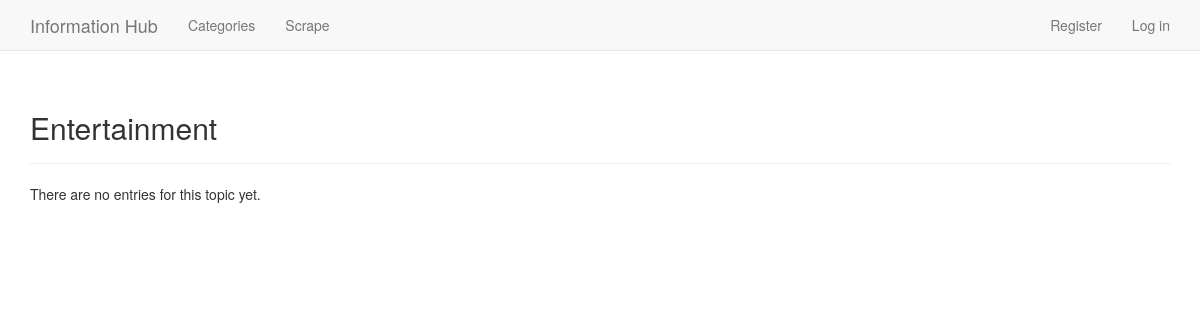
Page /categories/3/ on the earlier database version.
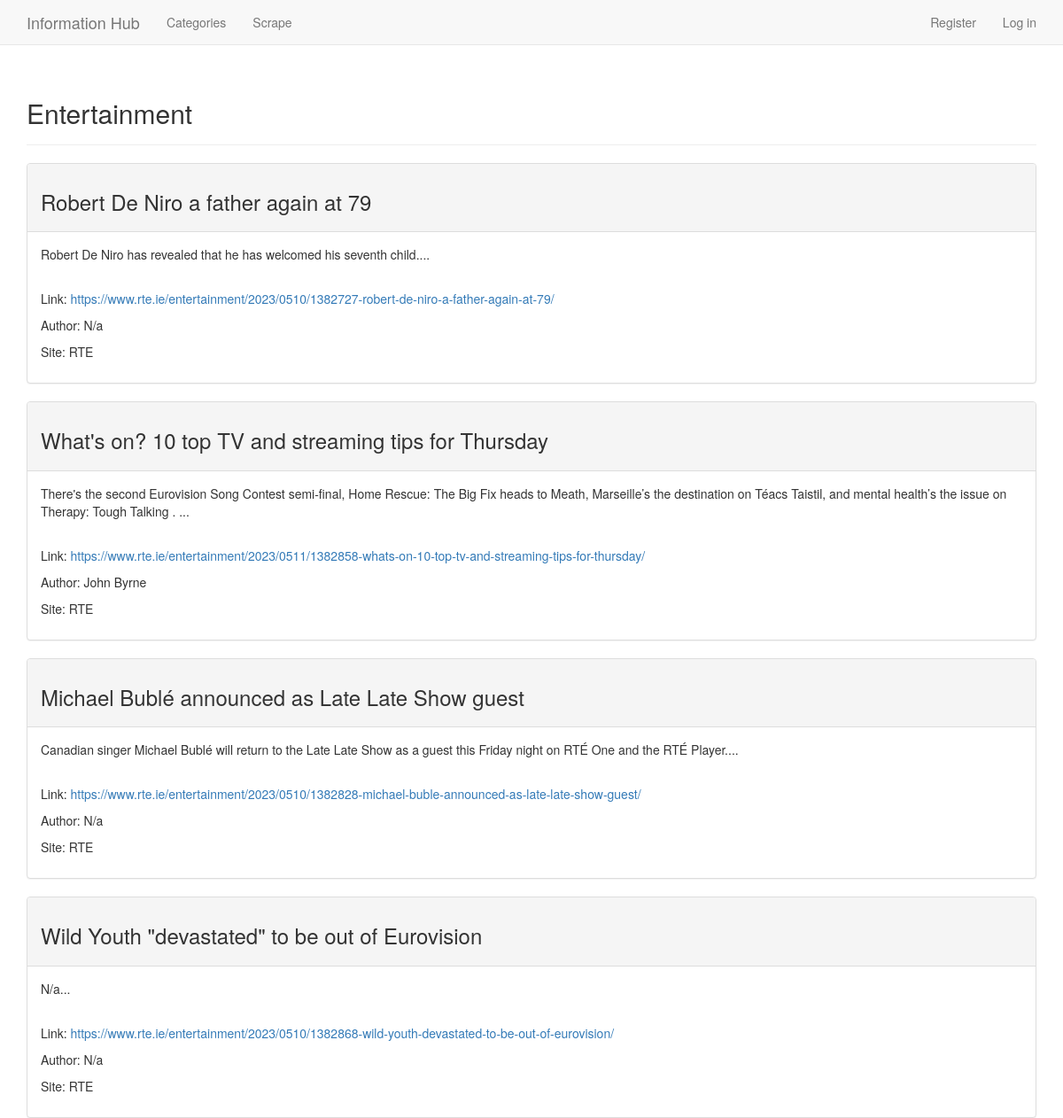
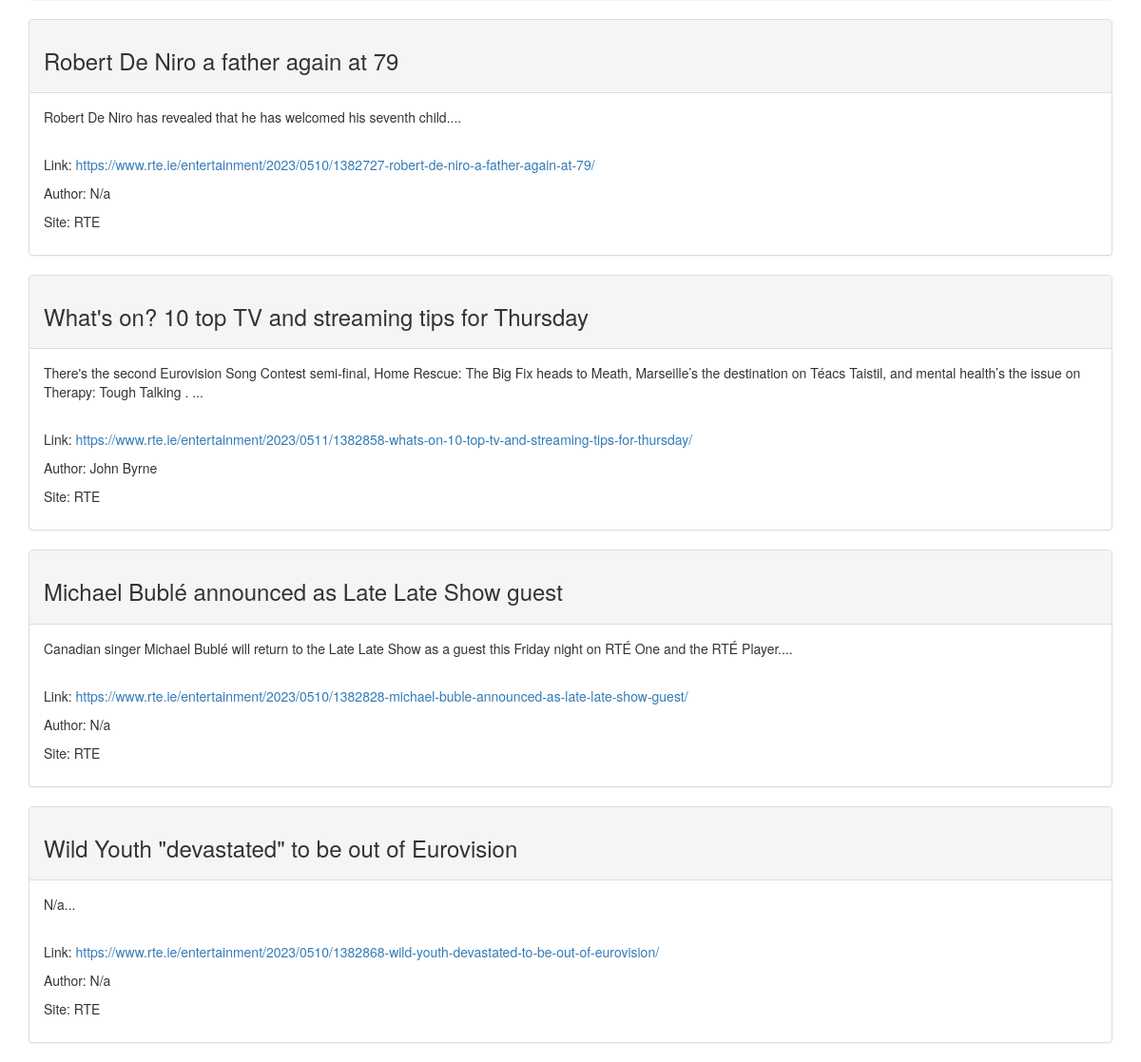
Same page on the later database version (2 pictures, top to bottom).
### info_hubs/models.py (models this page shows, shortened)
class Category(models.Model):
    text = models.CharField(max_length=200)
    date_added = models.DateTimeField(auto_now_add=True)
    class Meta:
        verbose_name_plural = 'categories'
    def __str__(self):
        return self.text

class Article(models.Model):
    category = models.ForeignKey(
        Category,
        on_delete=models.CASCADE
    )
    text = models.TextField()
    date_added = models.DateTimeField(auto_now_add=True)
    class Meta:
        verbose_name_plural = 'articles'
    def __str__(self):
        return self.text

### info_hubs/views.py (the view)
# urls.py: re_path('^categories/(?P<category_id>\d+)/$', views.category, name='category'),
def category(request, category_id):
    category = Category.objects.get(id=category_id)
    articles = category.article_set.order_by('-date_added')
    for article in articles:
        soup = BeautifulSoup(article.text, 'html.parser')
        headline = soup.find('h3')
        image = soup.find('a href')
        if headline:
            article.headline = headline.text
            article.text = str(soup).replace(str(headline), '')
        if image:
            article.image = image['href']
            article.text = str(soup).replace(str(image), '')
    context = {'category': category, 'articles': articles}
    return render(request, 'info_hubs/category.html', context)

### info_hubs/templates/info_hubs/category.html (shortened to what this page needs)
{% extends 'info_hubs/base.html' %}
{% block header %}
  <h2>{{ category }}</h2>
{% endblock header %}
{% block content %}
  {% for article in articles %}
      <div class="panel panel-default">
        <div class="panel-heading">
        <h3>
          {{ article.headline }}
        </h3>
      </div>
      <div class="panel-body">
        {{ article|safe }}
      </div>
    </div>
    {% empty %}
      There are no entries for this topic yet.
    {% endfor %}
{% endblock content %}

### info_hubs/templates/info_hubs/base.html (shortened to what this page needs)
{% load bootstrap3 %}
<!DOCTYPE html>
<html lang="en">
  <head>
    {% bootstrap_css %}
  </head>
  <body>
    <nav class="navbar navbar-default navbar-static-top">
      <div class="container">
        <div class="navbar-header">
            <a class="navbar-brand" href="{% url 'info_hubs:index' %}">
                Information Hub</a>
        </div>
        <div id="navbar" class="navbar-collapse collapse">
          <ul class="nav navbar-nav">
            <li><a href="{% url 'info_hubs:categories' %}">Categories</a></li>
                        <li><a href="{% url 'info_hubs:scrape_data' %}">Scrape</a></li>
          </ul>
          <ul class="nav navbar-nav navbar-right">
            {% if user.is_authenticated %}
              <li><a>Hello, {{ user.username }}.</a></li>
              <li><a href="{% url 'users:logout' %}">Log out</a></li>
            {% else %}
              <li><a href="{% url 'users:register' %}">Register</a></li>
              <li><a href="{% url 'users:login' %}">Log in</a></li>
            {% endif %}
          </ul>
        </div>
      </div>
    </nav>
    <div class="container">
      <div class="page-header">
        {% block header %}{% endblock header %}
      </div>
      <div>
        {% block content %}{% endblock content %}
      </div>
    </div>
  </body>
</html>

Differences in the rows shown:
added Article: headline "Robert De Niro a father again at 79", text "Robert De Niro has revealed that he has welcomed his seventh child.... Link: https://www.rte.ie/entertainment/2023/0510/1382727-robert-de-niro-a-father-again-at-79/ Author: N/a Site: RTE"
added Article: headline "What's on? 10 top TV and streaming tips for Thursday", text "There's the second Eurovision Song Contest semi-final, Home Rescue: The Big Fix heads to Meath, Marseille’s the destination on Téacs Taistil, and mental health’s the issue on Therapy: Tough Talking . ... Link: https://www.rte.ie/entertainment/2023/0511/1382858-whats-on-10-top-tv-and-streaming-tips-for-thursday/ Author: John Byrne Site: RTE"
added Article: headline "Michael Bublé announced as Late Late Show guest", text "Canadian singer Michael Bublé will return to the Late Late Show as a guest this Friday night on RTÉ One and the RTÉ Player.... Link: https://www.rte.ie/entertainment/2023/0510/1382828-michael-buble-announced-as-late-late-show-guest/ Author: N/a Site: RTE"
added Article: headline "Wild Youth \"devastated\" to be out of Eurovision", text "N/a... Link: https://www.rte.ie/entertainment/2023/0510/1382868-wild-youth-devastated-to-be-out-of-eurovision/ Author: N/a Site: RTE"
added Article: headline "Robert De Niro a father again at 79", text "Robert De Niro has revealed that he has welcomed his seventh child.... Link: https://www.rte.ie/entertainment/2023/0510/1382727-robert-de-niro-a-father-again-at-79/ Author: N/a Site: RTE"
added Article: headline "What's on? 10 top TV and streaming tips for Thursday", text "There's the second Eurovision Song Contest semi-final, Home Rescue: The Big Fix heads to Meath, Marseille’s the destination on Téacs Taistil, and mental health’s the issue on Therapy: Tough Talking . ... Link: https://www.rte.ie/entertainment/2023/0511/1382858-whats-on-10-top-tv-and-streaming-tips-for-thursday/ Author: John Byrne Site: RTE"
added Article: headline "Michael Bublé announced as Late Late Show guest", text "Canadian singer Michael Bublé will return to the Late Late Show as a guest this Friday night on RTÉ One and the RTÉ Player.... Link: https://www.rte.ie/entertainment/2023/0510/1382828-michael-buble-announced-as-late-late-show-guest/ Author: N/a Site: RTE"
added Article: headline "Wild Youth \"devastated\" to be out of Eurovision", text "N/a... Link: https://www.rte.ie/entertainment/2023/0510/1382868-wild-youth-devastated-to-be-out-of-eurovision/ Author: N/a Site: RTE"
Other differences:
text no longer shown: "There are no entries for this topic yet."
